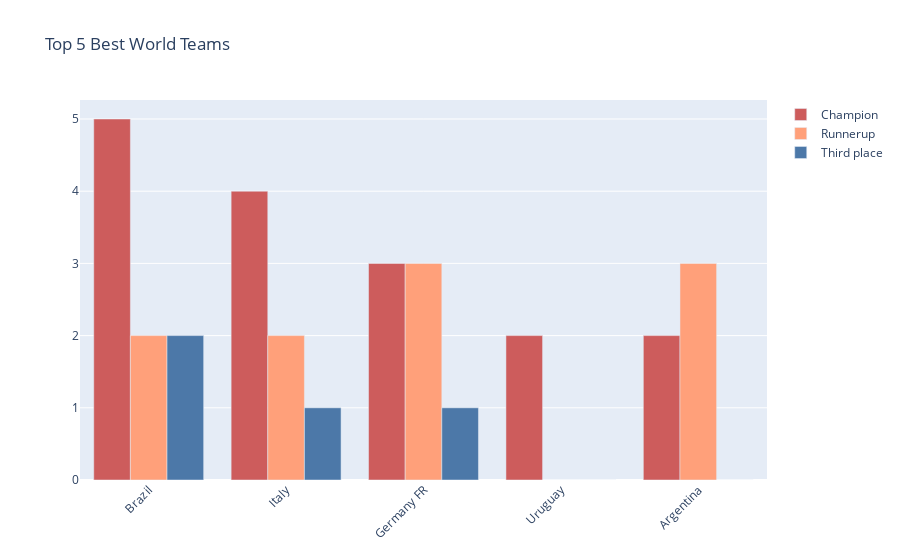

Notebook cell for this chart:
### Code cell
import plotly.graph_objects as go

index = final_team.index
fig = go.Figure()
fig.add_trace(go.Bar(
    x=index,
    y=final_team["Winner"],
    name='Champion',
    marker_color='indianred'
))
fig.add_trace(go.Bar(
    x=index,
    y=final_team["Runners-Up"],
    name='Runnerup',
    marker_color='lightsalmon'
))
fig.add_trace(go.Bar(
    x=index,
    y=final_team["Third"],
    name='Third place',
    marker_color='#4C78A8'
))

# Here we modify the tickangle of the xaxis, resulting in rotated labels.
fig.update_layout(barmode='group', xaxis_tickangle=-45, title="Top 5 Best World Teams")
fig.show()

### Figure 1 — Plotly figure (JSON) as saved in the notebook; plotly's stock layout.template omitted (floating-point values rounded to 4 significant figures)
{"data": [{"marker": {"color": "indianred"}, "name": "Champion", "type": "bar", "x": ["Brazil", "Italy", "Germany FR", "Uruguay", "Argentina"], "y": [5, 4, 3, 2, 2]}, {"marker": {"color": "lightsalmon"}, "name": "Runnerup", "type": "bar", "x": ["Brazil", "Italy", "Germany FR", "Uruguay", "Argentina"], "y": [2, 2, 3, 0, 3]}, {"marker": {"color": "#4C78A8"}, "name": "Third place", "type": "bar", "x": ["Brazil", "Italy", "Germany FR", "Uruguay", "Argentina"], "y": [2, 1, 1, 0, 0]}], "layout": {"barmode": "group", "title": {"text": "Top 5 Best World Teams"}, "xaxis": {"tickangle": -45}}}
